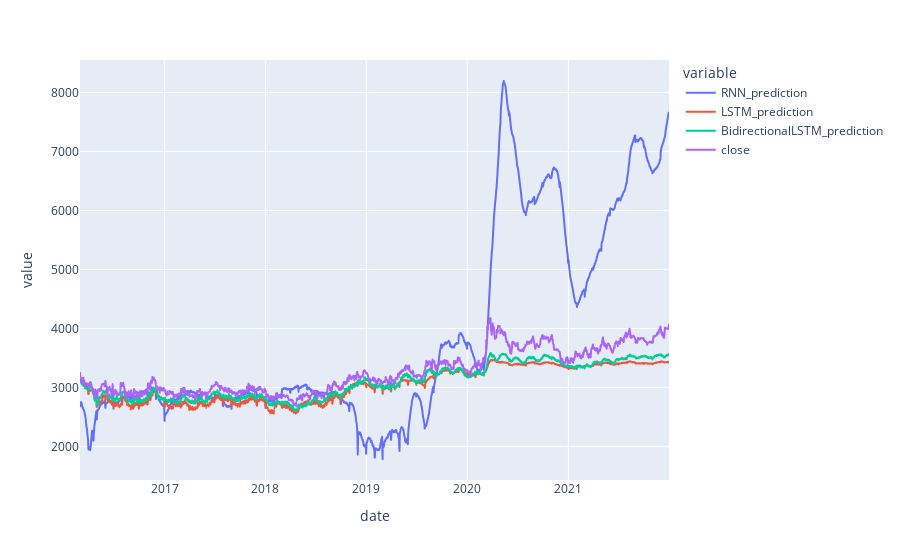

The code cell stored with this chart in its notebook:
### Code cell
pd.concat(objs=[train, test], axis=0).plot()

### Figure 1 — Plotly figure (JSON) as saved in the notebook; plotly's stock layout.template omitted (floating-point values rounded to 4 significant figures; data arrays with more than 128 entries replaced by an {"elided": "..."} marker saying what was removed)
{"data": [{"hovertemplate": "variable=RNN_prediction<br>date=%{x}<br>value=%{y}<extra></extra>", "legendgroup": "RNN_prediction", "line": {"color": "#636efa", "dash": "solid"}, "marker": {"symbol": "circle"}, "mode": "lines", "name": "RNN_prediction", "showlegend": true, "x": {"elided": "2132 str values"}, "xaxis": "x", "y": {"elided": "2132 float values"}, "yaxis": "y", "type": "scattergl"}, {"hovertemplate": "variable=LSTM_prediction<br>date=%{x}<br>value=%{y}<extra></extra>", "legendgroup": "LSTM_prediction", "line": {"color": "#EF553B", "dash": "solid"}, "marker": {"symbol": "circle"}, "mode": "lines", "name": "LSTM_prediction", "showlegend": true, "x": {"elided": "2132 str values"}, "xaxis": "x", "y": {"elided": "2132 float values"}, "yaxis": "y", "type": "scattergl"}, {"hovertemplate": "variable=BidirectionalLSTM_prediction<br>date=%{x}<br>value=%{y}<extra></extra>", "legendgroup": "BidirectionalLSTM_prediction", "line": {"color": "#00cc96", "dash": "solid"}, "marker": {"symbol": "circle"}, "mode": "lines", "name": "BidirectionalLSTM_prediction", "showlegend": true, "x": {"elided": "2132 str values"}, "xaxis": "x", "y": {"elided": "2132 float values"}, "yaxis": "y", "type": "scattergl"}, {"hovertemplate": "variable=close<br>date=%{x}<br>value=%{y}<extra></extra>", "legendgroup": "close", "line": {"color": "#ab63fa", "dash": "solid"}, "marker": {"symbol": "circle"}, "mode": "lines", "name": "close", "showlegend": true, "x": {"elided": "2132 str values"}, "xaxis": "x", "y": {"elided": "2132 float values"}, "yaxis": "y", "type": "scattergl"}], "layout": {"xaxis": {"anchor": "y", "domain": [0.0, 1.0], "title": {"text": "date"}}, "yaxis": {"anchor": "x", "domain": [0.0, 1.0], "title": {"text": "value"}}, "legend": {"title": {"text": "variable"}, "tracegroupgap": 0}, "margin": {"t": 60}}}
